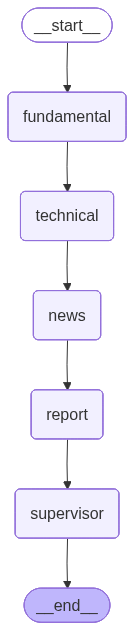

Here is the Python script that generated this plot:
#!/usr/bin/env python3
"""
간단한 투자 리서치 AI 봇 v3.5
- tools.py 분리
- 상세한 보고서 작성 (각 의견 300자 이상)
- 기술 차트 이미지 포함

필요 패키지:
pip install langgraph langchain-openai yfinance python-dotenv pandas numpy tavily-python matplotlib
"""

import os
from datetime import datetime
from typing import TypedDict
from dotenv import load_dotenv

from langgraph.graph import StateGraph, END
from langchain_openai import ChatOpenAI
from langchain_core.messages import HumanMessage, SystemMessage

# tools.py에서 도구들 import
from tools import (
    get_stock_basic_data,
    calculate_technical_indicators, 
    analyze_trading_signals,
    search_company_news_tavily,
    analyze_news_sentiment_ai,
    create_technical_chart
)

load_dotenv()

if not os.getenv("OPENAI_API_KEY") or not os.getenv("TAVILY_API_KEY"):
    print("오류: .env 파일에 OPENAI_API_KEY와 TAVILY_API_KEY를 설정해주세요!")
    exit(1)

# =============================================================================
# 상태 정의
# =============================================================================

class InvestmentState(TypedDict):
    ticker: str
    stock_data: dict
    technical_data: dict
    news_data: dict
    chart_filename: str
    fundamental_analysis: str
    technical_analysis: str
    news_analysis: str
    draft_report: str
    final_report: str
    current_step: str

# =============================================================================
# AI 에이전트들 (LangGraph 노드 함수들)
# =============================================================================

llm = ChatOpenAI(model="gpt-4o-mini", temperature=0.1)

def fundamental_analyst(state: InvestmentState) -> InvestmentState:
    """기본 분석 에이전트"""
    print("\n[기본분석가 작업 중...]")
    
    ticker = state["ticker"]
    data = get_stock_basic_data.invoke({"ticker": ticker})
    state["stock_data"] = data
    
    if "error" in data:
        state["fundamental_analysis"] = f"데이터 오류: {data['error']}"
        return state
    
    prompt = f"""
당신은 경험 많은 기본분석 전문가입니다.

{ticker} ({data['name']}) 기업의 기본 분석을 상세히 해주세요.

데이터:
- 현재 주가: ${data['price']:.2f}
- 시가총액: ${data['market_cap']:,}
- P/E 비율: {data['pe_ratio']:.2f}
- P/B 비율: {data['pb_ratio']:.2f}
- 배당수익률: {data['dividend_yield']:.2%}
- 52주 최고가: ${data['52w_high']:.2f}
- 52주 최저가: ${data['52w_low']:.2f}
- 섹터: {data['sector']}

반드시 300자 이상의 상세한 분석을 제공하세요:

1. 밸류에이션 분석: P/E, P/B 비율의 적정성을 동종업계 평균과 비교하여 구체적으로 분석
2. 재무 건전성: 현재 재무 상태의 강점과 약점을 구체적 수치를 들어 설명
3. 배당 정책: 배당수익률과 배당 정책의 지속가능성 평가
4. 섹터 분석: {data['sector']} 섹터 내에서의 경쟁적 위치와 성장 전망
5. 투자 매력도: 현재 주가 수준에서의 투자 가치와 위험 요인

각 항목마다 구체적인 근거와 수치를 제시하고, 최종적으로 기본분석 관점에서의 명확한 투자 의견을 제시해주세요.
"""

    messages = [SystemMessage(content="당신은 기업 기본분석 전문가입니다."), 
                HumanMessage(content=prompt)]
    
    response = llm.invoke(messages)
    state["fundamental_analysis"] = response.content
    state["current_step"] = "fundamental_done"
    
    print("기본분석 완료!")
    return state

def technical_analyst(state: InvestmentState) -> InvestmentState:
    """기술 분석 에이전트"""
    print("[기술분석가 작업 중...]")
    
    ticker = state["ticker"]
    
    # 기술지표 계산
    tech_data = calculate_technical_indicators.invoke({"ticker": ticker})
    state["technical_data"] = tech_data
    
    if "error" in tech_data:
        state["technical_analysis"] = f"기술지표 계산 실패: {tech_data['error']}"
        return state
    
    # 매매신호 분석
    signals = analyze_trading_signals.invoke({"technical_data": tech_data})
    
    # 차트 생성
    if "hist_data" in tech_data:
        chart_file = create_technical_chart.invoke({
            "ticker": ticker, 
            "hist_data": tech_data["hist_data"]
        })
        state["chart_filename"] = chart_file
    
    prompt = f"""
당신은 경험 많은 기술분석 전문가입니다.

{ticker} 종목의 상세 기술적 분석을 해주세요.

기술지표 현황:
- 현재 주가: ${tech_data['current_price']:.2f}
- MA20: ${tech_data['ma20']:.2f}
- MA60: ${tech_data['ma60']:.2f}
- Price/MA20 비율: {tech_data['price_ma20_ratio']:.3f}
- RSI(14): {tech_data['rsi']:.1f}
- ADX: {tech_data['adx']:.1f}

매매신호: {signals['entry_signal']} (롱 {signals['long_score']}/4, 숏 {signals['short_score']}/4)

반드시 300자 이상의 상세한 분석을 제공하세요:

1. 추세 분석: MA20({tech_data['ma20']:.2f}) vs MA60({tech_data['ma60']:.2f}) 관계를 통한 중장기 추세 방향성 분석
2. 현재 위치: 주가가 MA20 대비 {((tech_data['price_ma20_ratio']-1)*100):+.1f}% 위치에 있는 의미와 과열/과매도 여부
3. 모멘텀 분석: RSI {tech_data['rsi']:.1f}의 의미와 향후 반전 가능성, 다이버전스 확인
4. 추세 강도: ADX {tech_data['adx']:.1f}를 통한 현재 추세의 지속 가능성 평가
5. 매매 전략: 진입/청산 시점, 목표가 ${tech_data['current_price']*1.08:.2f}, 손절가 ${tech_data['current_price']*0.95:.2f} 설정 근거

각 지표의 상호작용과 시장 상황을 종합적으로 고려하여 구체적인 매매 전략을 제시해주세요.
"""

    messages = [SystemMessage(content="당신은 기술분석 전문가입니다."), 
                HumanMessage(content=prompt)]
    
    response = llm.invoke(messages)
    state["technical_analysis"] = response.content
    state["current_step"] = "technical_done"
    
    print("기술분석 완료!")
    return state

def news_analyst(state: InvestmentState) -> InvestmentState:
    """뉴스 분석 에이전트"""
    print("[뉴스분석가 작업 중...]")
    
    ticker = state["ticker"]
    data = state["stock_data"]
    
    # 뉴스 검색
    news_data = search_company_news_tavily.invoke({
        "ticker": ticker, 
        "company_name": data.get('name', ticker)
    })
    state["news_data"] = news_data
    
    if not news_data.get("success"):
        state["news_analysis"] = f"뉴스 검색 실패: {news_data.get('error', 'Unknown error')}"
        return state
    
    # 감정 분석
    sentiment_result = analyze_news_sentiment_ai.invoke({
        "news_data": news_data,
        "ticker": ticker,
        "company_name": data.get('name', ticker)
    })
    
    prompt = f"""
당신은 시장 뉴스 및 정서 분석 전문가입니다.

{ticker} ({data.get('name', ticker)}) 종목의 뉴스 분석을 상세히 해주세요.

뉴스 검색 결과:
- 검색된 뉴스: {news_data.get('news_count', 0)}개
- 감정 점수: {sentiment_result['score']}/10 ({sentiment_result['sentiment']})

AI 감정 분석:
{sentiment_result['analysis']}

반드시 300자 이상의 상세한 분석을 제공하세요:

1. 시장 정서 평가: 현재 {sentiment_result['sentiment']} 정서(점수: {sentiment_result['score']}/10)의 배경과 근거
2. 주요 호재 분석: 검색된 뉴스 중 주가 상승 요인이 될 수 있는 구체적 내용들
3. 주요 악재 분석: 투자 리스크가 될 수 있는 부정적 뉴스들의 임팩트 평가  
4. 섹터 동향: {data.get('sector', 'N/A')} 섹터 전반의 시장 환경과 트렌드 분석
5. 향후 모니터링: 주가에 중대한 영향을 미칠 수 있는 예정된 이벤트나 발표 일정

각 뉴스의 시장 임팩트를 단기(1-3개월), 중장기(6-12개월) 관점에서 구분하여 분석해주세요.
"""

    messages = [SystemMessage(content="당신은 시장 뉴스 및 정서 분석 전문가입니다."), 
                HumanMessage(content=prompt)]
    
    response = llm.invoke(messages)
    state["news_analysis"] = response.content
    state["current_step"] = "news_done"
    
    print("뉴스분석 완료!")
    return state

def report_writer(state: InvestmentState) -> InvestmentState:
    """보고서 작성 에이전트"""
    print("[보고서작성가 작업 중...]")
    
    ticker = state["ticker"]
    data = state["stock_data"]
    chart_file = state.get("chart_filename", "")
    
    prompt = f"""
{ticker} ({data['name']}) 종목에 대한 종합 투자 보고서를 작성해주세요.

분석 결과들:

## 기본분석:
{state['fundamental_analysis']}

## 기술분석:
{state['technical_analysis']}

## 뉴스분석:
{state['news_analysis']}

다음 형식으로 상세한 보고서를 작성하세요:

# {ticker} 투자 분석 보고서 v3.5

## 투자 요약
- **투자의견**: [매수/보유/매도]
- **목표주가**: $[금액]
- **투자기간**: [단기/중기/장기]
- **신뢰도**: [높음/보통/낮음]

## 기업 개요
- 회사명: {data['name']}
- 섹터: {data['sector']}
- 현재주가: ${data['price']:.2f}
- 시가총액: ${data['market_cap']:,}

## 기술적 분석 차트
![Technical Chart]({chart_file})

## 분석가별 상세 의견

### 기본분석가 의견
{state['fundamental_analysis'][:500]}...

### 기술분석가 의견  
{state['technical_analysis'][:500]}...

### 뉴스분석가 의견
{state['news_analysis'][:500]}...

## 투자 리스크
- **높은 리스크**: [최우선 리스크]
- **중간 리스크**: [2차 리스크]
- **모니터링 포인트**: [관찰 사항]

## 최종 결론 및 실행 전략
[3개 분석 종합한 최종 판단과 실행 방안]

각 섹션을 상세히 작성해주세요.
"""

    messages = [SystemMessage(content="당신은 투자 보고서 작성 전문가입니다."), 
                HumanMessage(content=prompt)]
    
    response = llm.invoke(messages)
    state["draft_report"] = response.content
    state["current_step"] = "report_done"
    
    print("보고서 작성 완료!")
    return state

def supervisor(state: InvestmentState) -> InvestmentState:
    """감독 에이전트"""
    print("[감독관 검토 중...]")
    
    ticker = state["ticker"]
    
    prompt = f"""
{ticker} 종목 투자 보고서를 최종 검토해주세요.

초안 보고서:
{state['draft_report']}

검토 기준:
1. 기본분석 밸류에이션 의견이 구체적으로 반영되었는가?
2. 기술분석 매매신호와 차트가 명확히 포함되었는가?
3. 뉴스분석 감정점수와 실제 뉴스가 반영되었는가?
4. 각 분석가 의견이 300자 이상으로 상세한가?

필요시 보완하여 최종 보고서를 완성하세요. 완성된 보고서만 출력하세요.
"""

    messages = [SystemMessage(content="당신은 투자 보고서 품질 관리 전문가입니다."), 
                HumanMessage(content=prompt)]
    
    response = llm.invoke(messages)
    state["final_report"] = response.content
    state["current_step"] = "completed"
    
    print("감독 검토 완료!")
    return state

# =============================================================================
# 워크플로우 및 실행
# =============================================================================

def create_workflow():
    workflow = StateGraph(InvestmentState)
    
    workflow.add_node("fundamental", fundamental_analyst)
    workflow.add_node("technical", technical_analyst)
    workflow.add_node("news", news_analyst)
    workflow.add_node("report", report_writer)
    workflow.add_node("supervisor", supervisor)
    
    workflow.set_entry_point("fundamental")
    workflow.add_edge("fundamental", "technical")
    workflow.add_edge("technical", "news")
    workflow.add_edge("news", "report")
    workflow.add_edge("report", "supervisor")
    workflow.add_edge("supervisor", END)

    app = workflow.compile()

    absolute_path = os.path.abspath(__file__)
    app.get_graph().draw_mermaid_png(output_file_path=absolute_path.replace('.py', '.png'))

    return app

def save_report(ticker: str, report: str) -> str:
    timestamp = datetime.now().strftime("%Y%m%d_%H%M%S")
    filename = f"{ticker}_investment_report_v35_{timestamp}.md"
    
    try:
        with open(filename, 'w', encoding='utf-8') as f:
            f.write(report)
        print(f"보고서 저장: {filename}")
        return filename
    except Exception as e:
        print(f"보고서 저장 실패: {e}")
        return None

def analyze_stock(ticker: str):
    print(f"\n{ticker} [분석 시작...]")
    
    initial_state = {
        "ticker": ticker.upper(),
        "stock_data": {},
        "technical_data": {},
        "news_data": {},
        "chart_filename": "",
        "fundamental_analysis": "",
        "technical_analysis": "",
        "news_analysis": "",
        "draft_report": "",
        "final_report": "",
        "current_step": "started"
    }
    
    try:
        app = create_workflow() # 랭그래프 워크플로우 객체 생성
        final_state = app.invoke(initial_state) # 작업 실행
        
        print(f"\n" + "="*60)
        print(f"{ticker} 투자 분석 보고서 v3.5")
        print("="*60)
        print(final_state["final_report"])
        print("="*60)
        
        # 차트 파일 확인
        chart_file = final_state.get("chart_filename", "")
        if chart_file and os.path.exists(chart_file):
            print(f"차트 파일 생성: {chart_file}")
        
        filename = save_report(ticker, final_state["final_report"])
        return final_state, filename
        
    except Exception as e:
        print(f"분석 오류: {e}")
        return None, None

def main():
    print("AI 투자 리서치 봇 v3.5")
    print("=" * 50)
    print("업데이트: tools.py 분리 + 상세보고서 + 기술차트")
    print("'exit' 입력으로 종료")
    print("=" * 50)
    
    while True:
        ticker = input("\n안녕하세요? 분석할 종목 코드를 입력하세요. (예: AAPL): ").strip().upper()
        
        if ticker == 'EXIT':
            print("종료합니다!")
            break
        
        if not ticker:
            print("종목 코드를 입력해주세요.")
            continue
        
        try:
            result, filename = analyze_stock(ticker)
            
            if result and filename:
                print(f"\n{ticker} 분석 완료!")
                print(f"보고서: {filename}")
                
                chart_file = result.get("chart_filename", "")
                if chart_file:
                    print(f"차트: {chart_file}")
            else:
                print(f"{ticker} 분석 실패")
                
        except KeyboardInterrupt:
            print("\n분석 중단됨")
            continue
        except Exception as e:
            print(f"오류: {e}")
            continue

if __name__ == "__main__":
    main()
